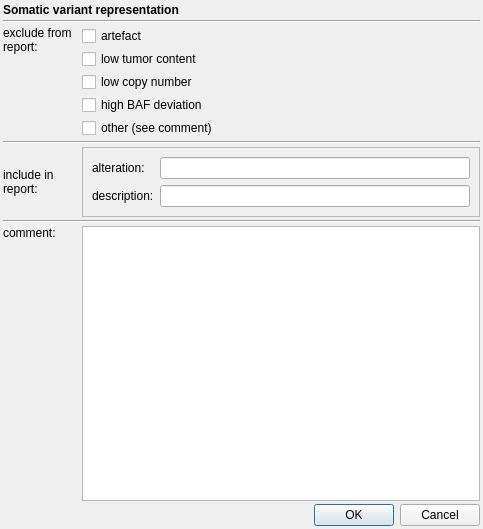
<?xml version="1.0" encoding="UTF-8"?>
<ui version="4.0">
 <class>SomaticReportVariantDialog</class>
 <widget class="QDialog" name="SomaticReportVariantDialog">
  <property name="geometry">
   <rect>
    <x>0</x>
    <y>0</y>
    <width>483</width>
    <height>529</height>
   </rect>
  </property>
  <property name="windowTitle">
   <string>Dialog</string>
  </property>
  <layout class="QGridLayout" name="gridLayout">
   <property name="leftMargin">
    <number>3</number>
   </property>
   <property name="topMargin">
    <number>3</number>
   </property>
   <property name="rightMargin">
    <number>3</number>
   </property>
   <property name="bottomMargin">
    <number>3</number>
   </property>
   <property name="horizontalSpacing">
    <number>10</number>
   </property>
   <property name="verticalSpacing">
    <number>3</number>
   </property>
   <item row="0" column="0" colspan="2">
    <widget class="QLabel" name="variant">
     <property name="sizePolicy">
      <sizepolicy hsizetype="Preferred" vsizetype="Preferred">
       <horstretch>0</horstretch>
       <verstretch>0</verstretch>
      </sizepolicy>
     </property>
     <property name="font">
      <font>
       <weight>75</weight>
       <bold>true</bold>
      </font>
     </property>
     <property name="text">
      <string>Somatic variant representation</string>
     </property>
    </widget>
   </item>
   <item row="1" column="0" colspan="2">
    <widget class="Line" name="line_3">
     <property name="sizePolicy">
      <sizepolicy hsizetype="Minimum" vsizetype="Fixed">
       <horstretch>0</horstretch>
       <verstretch>0</verstretch>
      </sizepolicy>
     </property>
     <property name="minimumSize">
      <size>
       <width>0</width>
       <height>0</height>
      </size>
     </property>
     <property name="maximumSize">
      <size>
       <width>16777214</width>
       <height>16777215</height>
      </size>
     </property>
     <property name="orientation">
      <enum>Qt::Horizontal</enum>
     </property>
    </widget>
   </item>
   <item row="2" column="0" rowspan="5">
    <widget class="QLabel" name="label_7">
     <property name="sizePolicy">
      <sizepolicy hsizetype="Preferred" vsizetype="Preferred">
       <horstretch>0</horstretch>
       <verstretch>0</verstretch>
      </sizepolicy>
     </property>
     <property name="toolTip">
      <string>Reasons why the variant is excluded from the report.</string>
     </property>
     <property name="frameShape">
      <enum>QFrame::NoFrame</enum>
     </property>
     <property name="text">
      <string>&lt;html&gt;&lt;head/&gt;&lt;body&gt;&lt;p&gt;exclude from&lt;br/&gt;report:&lt;/p&gt;&lt;/body&gt;&lt;/html&gt;</string>
     </property>
     <property name="alignment">
      <set>Qt::AlignLeading|Qt::AlignLeft|Qt::AlignTop</set>
     </property>
     <property name="wordWrap">
      <bool>true</bool>
     </property>
    </widget>
   </item>
   <item row="2" column="1">
    <widget class="QCheckBox" name="exclude_artefact">
     <property name="text">
      <string>artefact</string>
     </property>
    </widget>
   </item>
   <item row="3" column="1">
    <widget class="QCheckBox" name="exclude_low_tumor_content">
     <property name="text">
      <string>low tumor content</string>
     </property>
    </widget>
   </item>
   <item row="4" column="1">
    <widget class="QCheckBox" name="exclude_low_cn">
     <property name="text">
      <string>low copy number</string>
     </property>
    </widget>
   </item>
   <item row="5" column="1">
    <widget class="QCheckBox" name="exclude_high_baf_deviation">
     <property name="text">
      <string>high BAF deviation</string>
     </property>
    </widget>
   </item>
   <item row="6" column="1">
    <widget class="QCheckBox" name="exclude_other">
     <property name="text">
      <string>other (see comment)</string>
     </property>
    </widget>
   </item>
   <item row="7" column="0" colspan="2">
    <widget class="Line" name="line">
     <property name="sizePolicy">
      <sizepolicy hsizetype="Minimum" vsizetype="Fixed">
       <horstretch>0</horstretch>
       <verstretch>0</verstretch>
      </sizepolicy>
     </property>
     <property name="minimumSize">
      <size>
       <width>0</width>
       <height>0</height>
      </size>
     </property>
     <property name="maximumSize">
      <size>
       <width>16777214</width>
       <height>16777215</height>
      </size>
     </property>
     <property name="orientation">
      <enum>Qt::Horizontal</enum>
     </property>
    </widget>
   </item>
   <item row="8" column="0">
    <widget class="QLabel" name="label_3">
     <property name="sizePolicy">
      <sizepolicy hsizetype="Minimum" vsizetype="Fixed">
       <horstretch>0</horstretch>
       <verstretch>0</verstretch>
      </sizepolicy>
     </property>
     <property name="maximumSize">
      <size>
       <width>16777215</width>
       <height>16777215</height>
      </size>
     </property>
     <property name="text">
      <string>include in
report:</string>
     </property>
     <property name="wordWrap">
      <bool>true</bool>
     </property>
    </widget>
   </item>
   <item row="8" column="1">
    <widget class="QFrame" name="frame">
     <property name="frameShape">
      <enum>QFrame::StyledPanel</enum>
     </property>
     <property name="frameShadow">
      <enum>QFrame::Raised</enum>
     </property>
     <layout class="QGridLayout" name="gridLayout_2">
      <item row="0" column="1">
       <widget class="QLineEdit" name="include_variant_alt"/>
      </item>
      <item row="0" column="0">
       <widget class="QLabel" name="label_4">
        <property name="text">
         <string>alteration:</string>
        </property>
       </widget>
      </item>
      <item row="1" column="1">
       <widget class="QLineEdit" name="include_variant_desc"/>
      </item>
      <item row="1" column="0">
       <widget class="QLabel" name="label_6">
        <property name="text">
         <string>description:</string>
        </property>
       </widget>
      </item>
     </layout>
    </widget>
   </item>
   <item row="9" column="0" colspan="2">
    <widget class="Line" name="line_2">
     <property name="orientation">
      <enum>Qt::Horizontal</enum>
     </property>
    </widget>
   </item>
   <item row="10" column="0">
    <widget class="QLabel" name="label_2">
     <property name="sizePolicy">
      <sizepolicy hsizetype="Minimum" vsizetype="Preferred">
       <horstretch>0</horstretch>
       <verstretch>0</verstretch>
      </sizepolicy>
     </property>
     <property name="text">
      <string>comment:</string>
     </property>
     <property name="alignment">
      <set>Qt::AlignLeading|Qt::AlignLeft|Qt::AlignTop</set>
     </property>
    </widget>
   </item>
   <item row="10" column="1">
    <widget class="QPlainTextEdit" name="comment"/>
   </item>
   <item row="11" column="0" colspan="2">
    <widget class="QDialogButtonBox" name="buttonBox">
     <property name="enabled">
      <bool>true</bool>
     </property>
     <property name="orientation">
      <enum>Qt::Horizontal</enum>
     </property>
     <property name="standardButtons">
      <set>QDialogButtonBox::Cancel|QDialogButtonBox::Ok</set>
     </property>
    </widget>
   </item>
  </layout>
 </widget>
 <resources/>
 <connections>
  <connection>
   <sender>buttonBox</sender>
   <signal>accepted()</signal>
   <receiver>SomaticReportVariantDialog</receiver>
   <slot>accept()</slot>
   <hints>
    <hint type="sourcelabel">
     <x>248</x>
     <y>254</y>
    </hint>
    <hint type="destinationlabel">
     <x>157</x>
     <y>274</y>
    </hint>
   </hints>
  </connection>
  <connection>
   <sender>buttonBox</sender>
   <signal>rejected()</signal>
   <receiver>SomaticReportVariantDialog</receiver>
   <slot>reject()</slot>
   <hints>
    <hint type="sourcelabel">
     <x>316</x>
     <y>260</y>
    </hint>
    <hint type="destinationlabel">
     <x>286</x>
     <y>274</y>
    </hint>
   </hints>
  </connection>
 </connections>
</ui>
